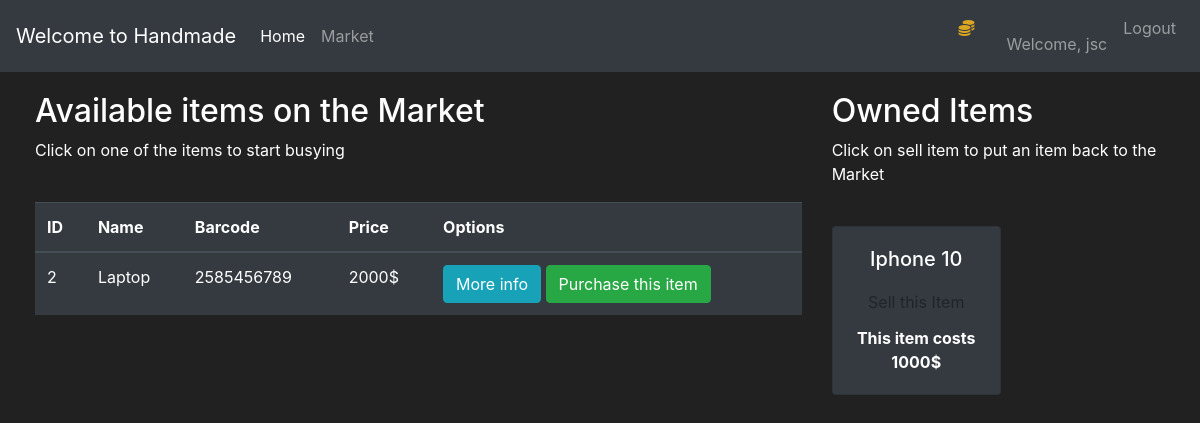
The page /market (signed in) on the database as committed earlier.
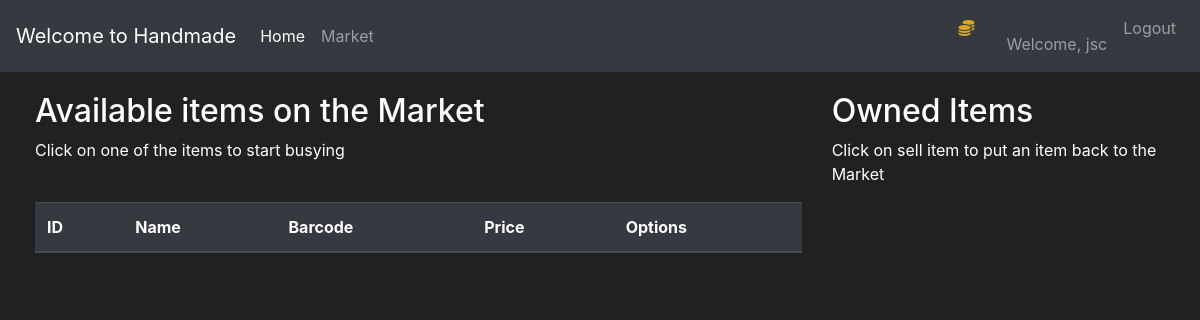
The same page on the database as committed later.
### market/models.py (models this page shows, shortened)
class User(db.Model, UserMixin):
    id = db.Column(db.Integer, primary_key=True)
    username = db.Column(db.String(length=30), nullable=False, unique=True)
    email_address = db.Column(db.String(length=50),nullable=False, unique=True)
    password_hash = db.Column(db.String(length=60), nullable=False)
    budget = db.Column(db.Integer(), nullable=False, default=1000)
    items = db.relationship('Item', backref='owned_user', lazy=True)
    @property
    def password(self):
        return self.password

class Item(db.Model):
    id = db.Column(db.Integer, primary_key=True)
    name = db.Column(db.String(length=30), nullable=False, unique=True)
    price = db.Column(db.Integer(), nullable=False)
    barcode = db.Column(db.String(length=12), nullable=False, unique=True)
    description = db.Column(db.String(length=1024), nullable=False, unique=True)
    owner = db.Column(db.Integer(), db.ForeignKey('user.id'))

### market/routes.py (the view, shortened to what this page needs)
@app.route('/market', methods=['GET', 'POST'])
@login_required
def market_page():
    purchase_form = PurchaseItemForm()
    selling_form = SellItemForm()
    if request.method == 'GET':
        items = Item.query.filter_by(owner=None)
        owned_items = Item.query.filter_by(owner=current_user.id)
        return render_template('market.html', items=items, purchase_form = purchase_form, owned_items = owned_items, selling_form=selling_form)

### market/models.py (called while the page is built)
@login_manager.user_loader
def load_user(user_id):
    return User.query.get(int(user_id))

### market/templates/market.html (shortened to what this page needs)
{% extends 'base.html' %}
{% block content %}
<div class="row" style="margin-top:20px; margin-left:20px ">
    <div class="col-8">
        <h2>Available items on the Market</h2>
        <p>Click on one of the items to start busying</p>
        <br>
        <table class = "table table-hover table-dark">
            <thead>
                <tr>
                    <th scope="col">ID</th>
                    <th scope="col">Name</th>
                    <th scope="col">Barcode</th>
                    <th scope="col">Price</th>
                    <th scope="col">Options</th>
                </tr>
            </thead>
            <tbody>
                {% for item in items %}
                    <tr>
                        <td>{{item.id}}</td>
                        <td>{{item.name}}</td>
                        <td>{{item.barcode}}</td>
                        <td>{{item.price}}$</td>
                        <td>
                            <button class="btn btn-outline btn-info" data-toggle="modal" data-target="#Modal-MoreInfo-{{item.id}}">More info</button>
                            <button class="btn btn-outline btn-success" data-toggle="modal" data-target="#Modal-PurchaseConfirm-{{item.id}}">Purchase this item</button>
                        </td>
                    </tr>
                {% endfor %}
            </tbody>
        </table>
    </div>
    <div class="col-4">
        <h2>Owned Items</h2>
        <p>Click on sell item to put an item back to the Market</p>
        <br>
        <div class="row">
            {% for owned_item in owned_items %}
            <div class="col-md-6">
               <div style="margin-bottom: 5px" class="card text-center bg-dark">
                    <div class="card-body">
                        <h5 class="card-title">{{owned_item.name}}</h5>
                        <bitton type="button" class="btn btn-ouline-danger" style="margin-bottom: 5px"
                                data-toggle="modal" data-target="#Modal-SellingConfirm-{{owned_item.id}}">
                            Sell this Item
                        </bitton>
                        <p class="card-text"><strong>
                            This item costs {{owned_item.price}}$
                        </strong></p>
                    </div>
                </div>
            </div>
            {% endfor %}
        </div>
    </div>
</div>
{% endblock %}

### market/templates/base.html (shortened to what this page needs)
<!doctype html>
<html lang="en">
<head>
    <link rel="stylesheet" href="https://cdn.jsdelivr.net/npm/bootstrap@4.5.3/dist/css/bootstrap.min.css">
</head>
<body>
    <nav class="navbar navbar-expand-md navbar-dark bg-dark">
        <a class = "navbar-brand" href="#">Welcome to Handmade</a>
            <div class = "collapse navbar-collapse" id="navbarNav">
                <ul class = "navbar-nav mr-auto">
                    <li class = "nav-item active">
                        <a class = "nav-link" href="{{url_for('home_page')}}">Home<span class="sr-only">(current)</span></a>
                        </li>
                        <li class = "nav-item">
                            <a class = "nav-link" href="{{url_for('market_page')}}">Market</a>
                        </li>
                </ul>
                    {% if current_user.is_authenticated %}
                    <ul class="navbar-nav">
                        <li class = "nav-item">
                            <a class = "nav-link" style="color:goldenrod; font-weight:bolder">
                                <i class="fas fa-coins">{{current_user.prettier_budget}}</i>
                        </li>
                        <li class = "nav-item">
                            <a class = "nav-link" href="#">Welcome, {{current_user.username}}</a>
                        </li>
                        <li class = "nav-item">
                            <a class = "nav-link" href="{{url_for('logout_page')}}">Logout</a>
                        </li>
                    </ul>
                    {% endif %}
        </div>
    </nav>
        {% block content %}
        {% endblock %}
</body>
</html>

### market/templates/base.html (style rules this page uses)
body { background-color: #212121; color: white }

Rows that differ between the two databases and show on the page:
no longer on this page (row edited): Item: id "2", name "Laptop", barcode "2585456789", price "2000", shown under "Available items on the Market"
no longer on this page (row edited): Item: name "Iphone 10", price "1000", shown under "Owned Items"
